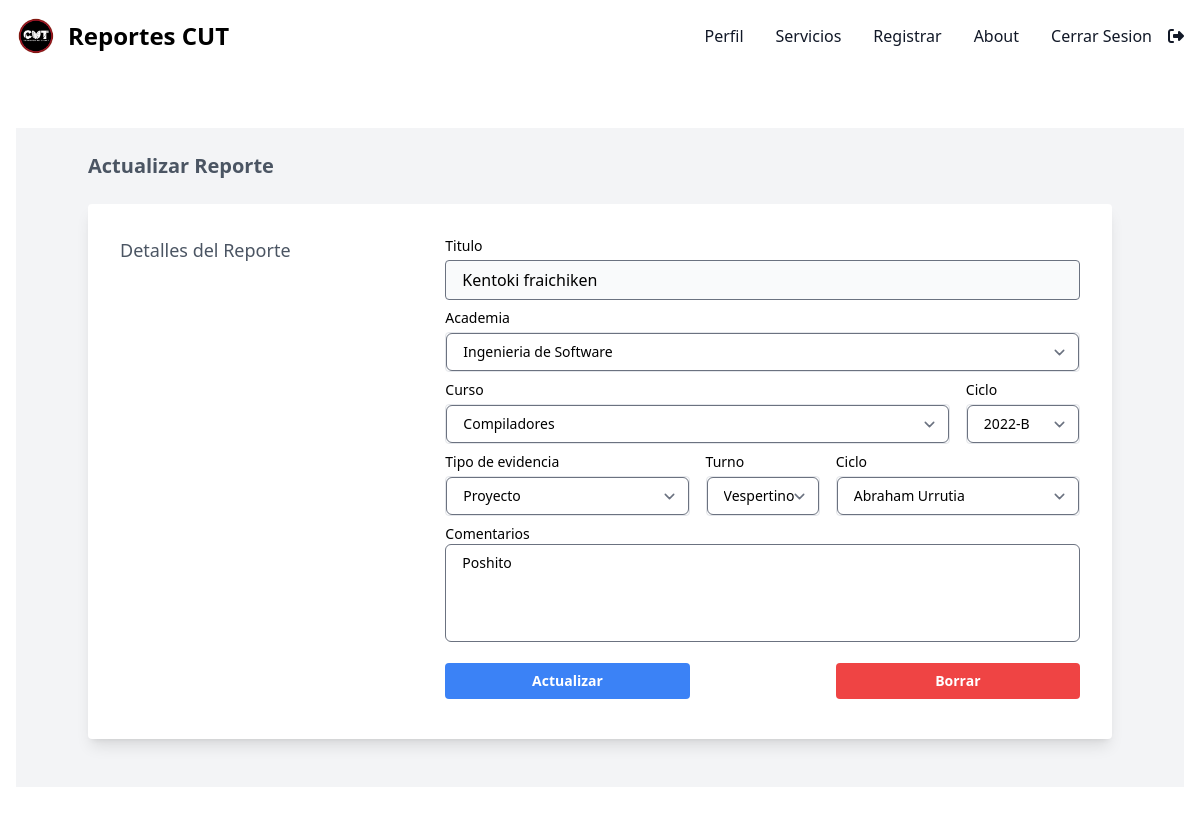
Screenshot of /show_report/204 (signed in) with the database file from the repository.
### Reports/models.py (models this page shows, shortened)
class Reporte(models.Model):
  CICLOS = (
    ('2019-A', '2019-A'),
    ('2019-B', '2019-B'),
    ('2020-A', '2020-A'),
    ('2020-B', '2020-B'),
    ('2021-A', '2021-A'),
    ('2021-B', '2021-B'),
    ('2022-A', '2022-A'),
    ('2022-B', '2022-B'),
    ('2023-A', '2023-A'),
    ('2023-B', '2023-B'),
    ('2024-A', '2024-A'),
    ('2024-B', '2024-B'),
    ('2025-A', '2025-A'),
    ('2025-B', '2025-B'),
  )
  CURSOS = (
    ('Algoritmos Bioinspirados', 'Algoritmos Bioinspirados'),
    ('Analisis de Algoritmos', 'Analisis de Algoritmos'),
    ('Aprendizaje Automatico', 'Aprendizaje Automatico'),
    ('Almacenes e indicadores', 'Almacenes e indicadores'),
    ('Bases de Datos I', 'Bases de Datos I'),
    ('Bases de Datos II', 'Bases de Datos II'),
    ('Compiladores', 'Compiladores'),
    ('Criptografia', 'Criptografia'),
    ('Continuidad y Gestion de Incidentes', 'Continuidad y Gestion de Incidentes'),
    ('Computacion y modelacion', 'Computacion y modelacion'),
    ('Desarrollo de Aplicaciones Moviles', 'Desarrollo de Aplicaciones Moviles'),
    ('Desarrollo Dinamico', 'Desarrollo Dinamico'),
    ('Desarrollo Dinamico Multiplataforma', 'Desarrollo Dinamico Multiplataforma'),
    ('Desarrollo Dinamico para Web', 'Desarrollo Dinamico para Web'),
    ('Desarrollo de competencias digitales', 'Desarrollo de competencias digitales'),
    ('Desarrollo de Videojuegos', 'Desarrollo de Videojuegos'),
    ('Diseno Digital de la Informacion', 'Diseno Digital de la Informacion'),
    ('Estudio de Casos de Calidad del Software', 'Estudio de Casos de Calidad del Software'),
    ('Estructuras de Datos I', 'Estructuras de Datos I'),
    ('Experiencia de Usuario', 'Experiencia de Usuario'),
    ('Fundamentos de la Cs. Computacional', 'Fundamentos de la Cs. Computacional'),
    ('Fundamentos del Diseno', 'Fundamentos del Diseno'),
    ('Gestión de Proyectos de Software', 'Gestión de Proyectos de Software'),
    ('Graficos, Interfaces y Usabilidad', 'Graficos, Interfaces y Usabilidad'),
    ('Gestion y diseno Digital de la Informacion', 'Gestion y diseno Digital de la Informacion'),
    ('Herramientas computacionales', 'Herramientas computacionales'),
    ('Ingenieria del Software', 'Ingenieria del Software'),
    ('Innovacion, Vigilancia y Desarrollo Tecnologico', 'Innovacion, Vigilancia y Desarrollo Tecnologico'),
    ('Metodologias de Desarrollo agil', 'Metodologias de Desarrollo agil'),
    ('Metologías de Analisis y Diseno de Sistemas', 'Metologías de Analisis y Diseno de Sistemas'),
    ('Mineria de Datos', 'Mineria de Datos'),
    ('Modelado y Animacion Digital', 'Modelado y Animacion Digital'),
    ('Programacion Estructurada', 'Programacion Estructurada'),
    ('Programacion Logica y Funcional', 'Programacion Logica y Funcional'),
    ('Programacion Orientada a Eventos y UML', 'Programacion Orientada a Eventos y UML'),
    ('Programacion Orientada a Objetos', 'Programacion Orientada a Objetos'),
    ('Programacion Web', 'Programacion Web'),
    ('Proyecto Integrador de Desarrollo de Software', 'Proyecto Integrador de Desarrollo de Software'),
    ('Pruebas de Software', 'Pruebas de Software'),
    ('Programacion de Servicios en la Web', 'Programacion de Servicios en la Web'),
    ('Programacion Paralela', 'Programacion Paralela'),
    ('Procesamiento Masivo de Datos', 'Procesamiento Masivo de Datos'),
    ('Redes Neuronales Profundas', 'Redes Neuronales Profundas'),
    ('Sistemas de Control de Versiones', 'Sistemas de Control de Versiones'),
    ('Sistemas Inteligentes', 'Sistemas Inteligentes'),
    ('Sistemas para la Toma de Decisiones', 'Sistemas para la Toma de Decisiones'),
    ('Software para Manejo de Imagenes', 'Software para Manejo de Imagenes'),
    ('Sistemas de Informacion Geografica', 'Sistemas de Informacion Geografica'),
    ('Topicos de Calidad', 'Topicos de Calidad'),
    ('Topicos de Ingeniería de Software', 'Topicos de Ingeniería de Software'),
    ('Teoria de la Computacion', 'Teoria de la Computacion'),
    ('Topicos de Ingenieria de Datos', 'Topicos de Ingenieria de Datos'),
    ('Topicos de Videojuegos', 'Topicos de Videojuegos'),
    ('Tecnologías de la Informacion (Ciencias Forenses)', 'Tecnologías de la Informacion (Ciencias Forenses)'),
    ('Tecnologías de la Informacion (Contaduria)', 'Tecnologías de la Informacion (Contaduria)'),
    ('Tecnologías en Gestion de la Informacion', 'Tecnologías en Gestion de la Informacion'),
    ('Teledeteccion Satelital y Modelacion', 'Teledeteccion Satelital y Modelacion'),
  )
  ACADEMY = (
    ('Ingenieria de Software', 'Ingenieria de Software'),
    ('Programación Avanzada', 'Programación Avanzada'),
    ('Gestión de Datos', 'Gestión de Datos'),
    ('Gestión de Tecnologias de Información', 'Gestión de Tecnologias de Información'),
  )
  EVIDENCIAS = (
    ('Actividades', 'Actividades'),
    ('Examen', 'Examen'),
    ('Lista de Asisntencia', 'Lista de Asisntencia'),
    ('Proyecto', 'Proyecto'),
  )
  TURNOS = (
    ('Matutino', 'Matutino'),
    ('Vespertino', 'Vespertino'),
  )
  titulo = models.CharField('Nombre del Reporte', max_length=120)
  academia = models.CharField(max_length=50, choices=ACADEMY)
  curso = models.CharField(max_length=100, choices=CURSOS)
  ciclo = models.CharField(max_length=10, choices=CICLOS)
  evidencia = models.CharField(max_length=25, choices=EVIDENCIAS)
  turno = models.CharField(max_length=25, choices=TURNOS)
  archivo = models.FileField(upload_to='static/files', blank=True, null=True)
  fecha = models.DateField('Fecha de creación', auto_now_add=True)
  descripcion = models.TextField('Descripción', blank=True, null=True)
  docentes = models.ForeignKey(Docente, null=True, blank=True, on_delete=models.SET_NULL)
  jefe_departamento = models.ForeignKey(User, blank=True, null=True, on_delete=models.SET_NULL)

### Reports/views.py (the view)
# urls.py: path('show_report/<report_id>', views.show_report, name='show-report'),
@login_required(login_url='login')
def show_report(request, report_id):
  report = Reporte.objects.get(pk=report_id)
  form = ReportForm(request.POST or None, instance=report)
  if form.is_valid():
    form.save()
    time.sleep(1.5)
    return redirect('all_reports')
  return render(request, 'reports/show_report.html', {
    'report': report,
    'form': form,
  })

### Reports/models.py (called while the page is built)
  def __str__(self):
    return self.nombres + ' ' + self.apellidos

### Reports/templates/reports/show_report.html (shortened to what this page needs)
{% extends 'base.html' %}
{% block content %}
  <form action="" method="POST">
    <div class="p-6 bg-gray-100 flex items-center justify-center">
      <div class="container max-w-screen-lg mx-auto">
        <div>
          <h2 class="font-semibold text-xl text-gray-600 mb-6">Actualizar Reporte</h2>
          <div class="bg-white rounded shadow-lg p-4 px-4 md:p-8 mb-6">
            <div class="grid gap-4 gap-y-2 text-sm grid-cols-1 lg:grid-cols-3">
              <div class="text-gray-600">
                <p class="font-medium text-lg mb-4">Detalles del Reporte</p>
              </div>
              <div class="lg:col-span-2">
                <div class="grid gap-4 gap-y-2 text-sm grid-cols-1 md:grid-cols-5">
                  <div class="md:col-span-5">
                    <label for="full_name">Titulo</label>
                    {{ form.titulo }}
                  </div>
                  <div class="md:col-span-5">
                    <label for="email">Academia</label>
                    <div class="h-10 bg-gray-50 flex border border-gray-200 rounded items-center mt-1">
                      {{ form.academia }}
                    </div>
                  </div>
                  <div class="md:col-span-4">
                    <label for="country">Curso</label>
                    <div class="h-10 bg-gray-50 flex border border-gray-200 rounded items-center mt-1">
                      {{ form.curso }}
                    </div>
                  </div>
                  <div class="md:col-span-1">
                    <label for="zipcode">Ciclo</label>
                    <div class="h-10 bg-gray-50 flex border border-gray-200 rounded items-center mt-1">
                      {{ form.ciclo }}
                    </div>
                  </div>
                  <div class="md:col-span-2">
                    <label for="country">Tipo de evidencia</label>
                    <div class="h-10 bg-gray-50 flex border border-gray-200 rounded items-center mt-1">
                      {{ form.evidencia }}
                    </div>
                  </div>
                  <div class="md:col-span-1">
                    <label for="state">Turno</label>
                    <div class="h-10 bg-gray-50 flex border border-gray-200 rounded items-center mt-1">
                      {{ form.turno }}
                    </div>
                  </div>
                  <div class="md:col-span-2">
                    <label for="country">Ciclo</label>
                    <div class="h-10 bg-gray-50 flex border border-gray-200 rounded items-center mt-1">
                      {{ form.docentes }}
                    </div>
                  </div>
                  <div class="md:col-span-5">
                    <label for="message">Comentarios</label>
                    <div>
                      {{ form.descripcion }}
                    </div>
                  </div>
                  <div class="md:col-span-2 py-2">
                    <div class="flex justify-center items-center">
                      <button id="submitFile" class="w-96 bg-blue-500 hover:bg-blue-700 text-white font-bold py-2 px-4 rounded">Actualizar</button>
                    </div>
                  </div>
                  <div class="md:col-span-1 py-2"></div>
                  <div class="md:col-span-2 py-2">
                    <div class="flex justify-center items-center">
                      <button id="deleteFile" class="w-96 bg-red-500 hover:bg-red-700 text-white font-bold py-2 px-4 rounded">Borrar</button>
                    </div>
                  </div>
                </div>
              </div>
            </div>
          </div>
        </div>
      </div>
    </div>
  </form>
{% endblock content %}

### rows the page displays
Reporte: titulo "Kentoki fraichiken", academia "Ingenieria de Software", curso "Compiladores", ciclo "2022-B", evidencia "Proyecto", turno "Vespertino", docentes "Abraham Urrutia", descripcion "Poshito"
